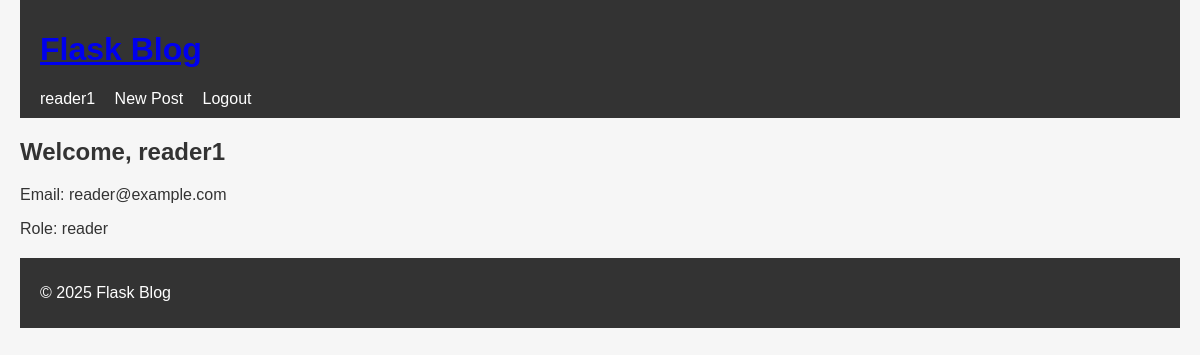
The page /profile (signed in) on the database its author committed.
### app/models.py (models this page shows)
class User(db.Model, UserMixin):
    id = db.Column(db.Integer, primary_key=True)
    username = db.Column(db.String(150), unique=True, nullable=False)
    email = db.Column(db.String(120), unique=True, nullable=False)
    password = db.Column(db.String(200), nullable=False)
    role = db.Column(db.String(10), default='reader')
    posts = db.relationship('Post', backref='author', lazy=True)
    comments = db.relationship('Comment', backref='user', lazy=True)

### app/routes.py (the view)
@bp.route('/profile')
@login_required
def profile():
    return render_template('profile.html')

### app/models.py (called while the page is built)
@login_manager.user_loader
def load_user(user_id):
    return User.query.get(int(user_id))

### app/templates/profile.html (shortened to what this page needs)
{% extends 'base.html' %}
{% block content %}
<h2>Welcome, {{ current_user.username }}</h2>
<p>Email: {{ current_user.email }}</p>
<p>Role: {{ current_user.role }}</p>
{% endblock %}

### app/templates/base.html (shortened to what this page needs)
<!DOCTYPE html>
<html lang="en">
<head>
    <link rel="stylesheet" href="{{ url_for('static', filename='css/style.css') }}">
    <link rel="stylesheet" href="https://cdnjs.cloudflare.com/ajax/libs/trix/2.0.0/trix.min.css">
</head>
<body>
    <header>
        <h1><a href="{{ url_for('main.index') }}">Flask Blog</a></h1>
        <nav>
            {% if current_user.is_authenticated %}
                <a href="{{ url_for('main.profile') }}">{{ current_user.username }}</a>
                <a href="{{ url_for('main.new_post') }}">New Post</a>
                <a href="{{ url_for('main.logout') }}">Logout</a>
            {% else %}
                <a href="{{ url_for('main.login') }}">Login</a>
                <a href="{{ url_for('main.register') }}">Register</a>
            {% endif %}
        </nav>
    </header>
    <main>
        {% block content %}{% endblock %}
    </main>
    <footer>
        <p>&copy; 2025 Flask Blog</p>
    </footer>
</body>
</html>

### app/static/css/style.css (style rules this page uses)
body { font-family: Arial, sans-serif; margin: 0; padding: 0 20px; background: #f6f6f6; color: #333; }
header, footer { background: #333; color: white; padding: 10px 20px; }
header h1, header nav a { display: inline-block; margin-right: 15px; color: white; text-decoration: none; }
main { margin: 20px 0; }

### rows shown on the page
User: username "reader1", email "reader@example.com", role "reader"
